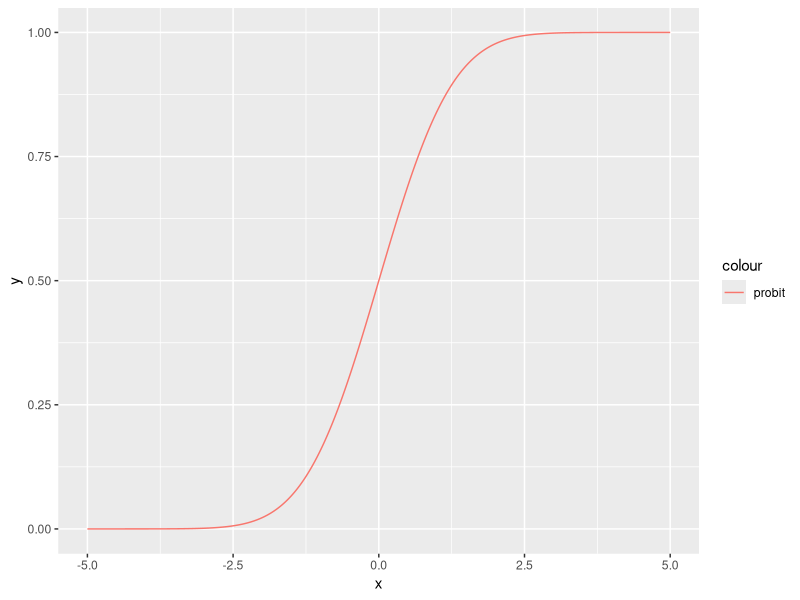
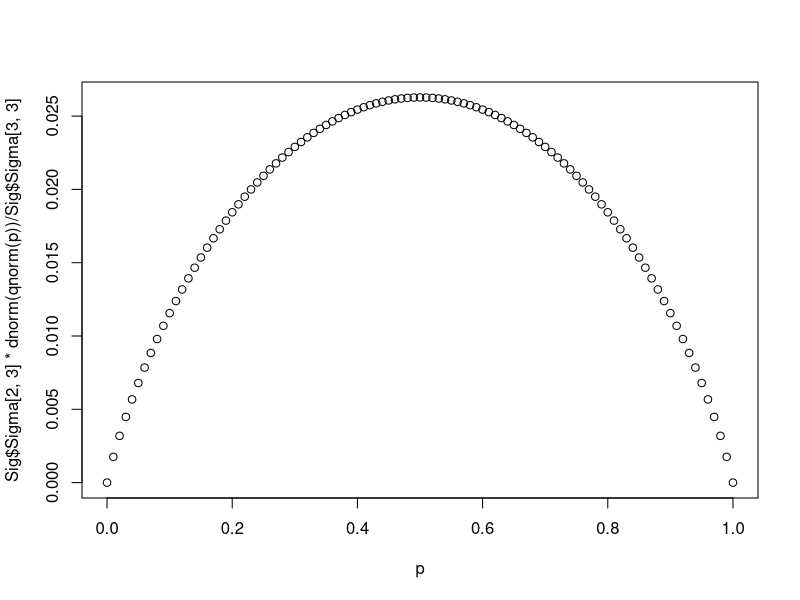
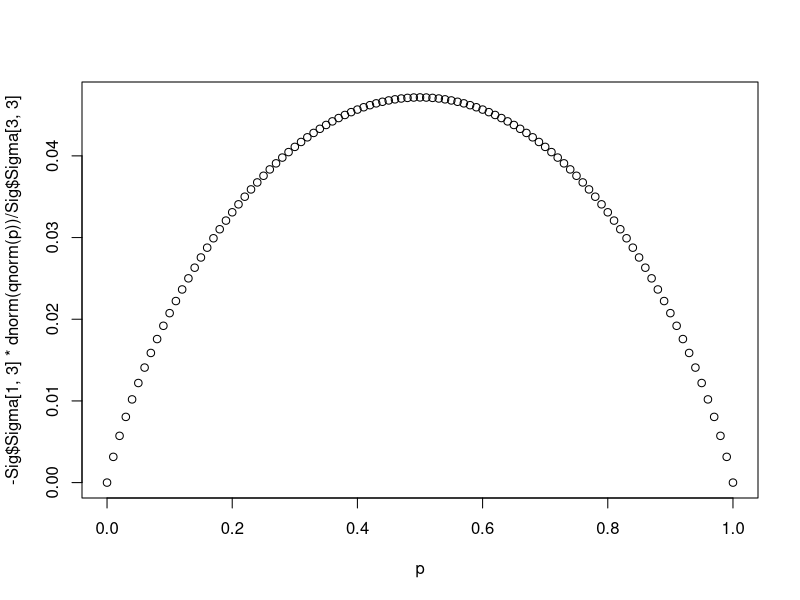
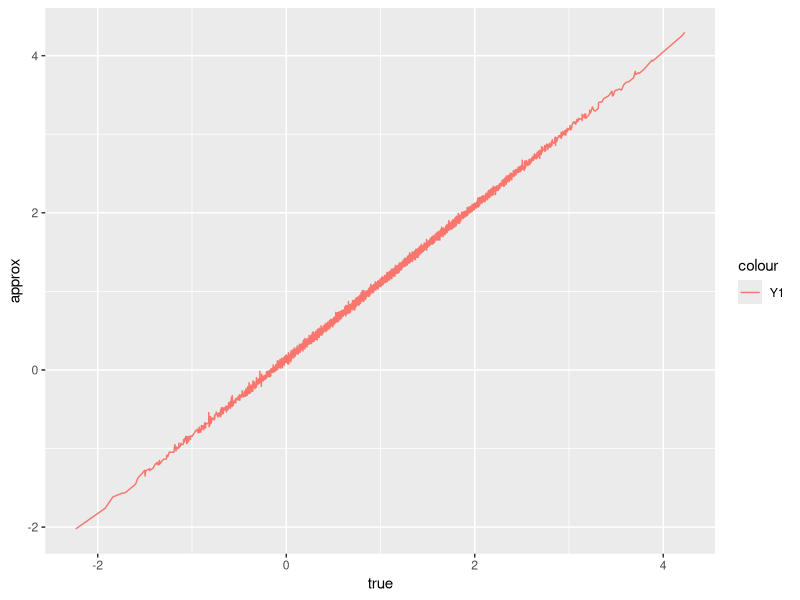
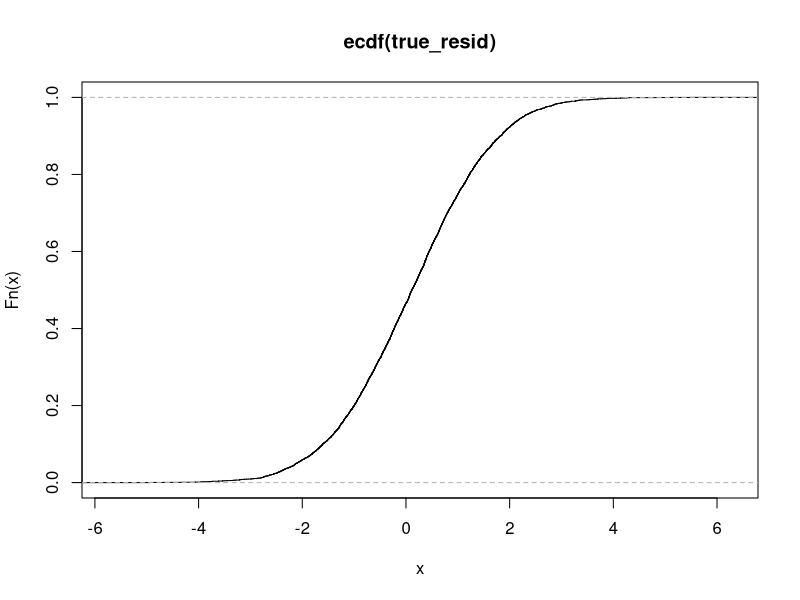
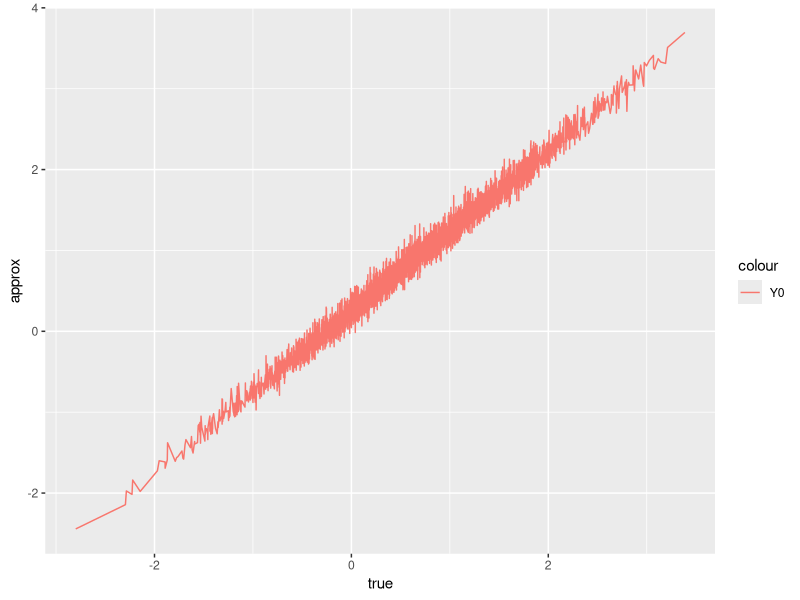

Source code (R) for these figures, in order:
# Toy model to understand more about negative weights
library(clusterGeneration)
library(ggplot2)
library(dplyr)
library(tidyr)
library(mvtnorm)

rm(list = ls())
gc()

############################## SIMPLEST CASE ##############################

# Binary D, Binary Z, binary X 
N <- 10000 #sample size
Z <- rbinom(N, 1, 1 / 2)
p <- 2 / 3 # Pr(X = 1)
X <- rbinom(N, 1, p)

a <- 0.1
PD1 <- X * (1 / 2 + a * (2 * Z - 1)) + 
  (1 - X) * (1 / 2 - a * (2 * Z - 1))
D <- rbinom(N, 1, PD1)

temp <- lm(D ~ X + Z)


# linear regression of D on Z, X should return a 
# coefficient of approximately a * 2 / 3 on Z

# constant treatment effect: estimates should be unbiased
tau <- 1
beta <- 1
# introduce an unobservable that is correlated with D
U <- 0.5 * D + rnorm(N)
Y <- X * beta + D * tau + U

# Binary D, Binary Z, X takes 3 values

# Pr(Z = 1) = Pr(Z = 0) = 1 / 2
# Pr(X = -1) = Pr(X = 0) = Pr(X = 1) =  1 / 3
# Z is positively related with D for X = 1, -1 
# Z is negatively related with D for X = 0
# Pr(D = 1|X = 1) = Pr(D = 1|X = -1) =  1 / 2 + a
# Pr(D = 1|X = 0) = 1 / 2 - a
# with a > 0

N <- 10000 #sample size
Z <- rbinom(N, 1, 1 / 2)
X <- rbinom(N, 1, 1 / 2)
# X <- sample(x = c(-1, 0, 1),
#             size = N,
#             replace = T,
#             prob = rep(1 / 3, 3))
a <- 0.1
ind <- as.numeric(X == 0)
p <- 1 / 2 + (1 - ind) * a * (2 * Z - 1) + ind * a * (1 - 2 * Z)
D <- rbinom(N, 1, p)

# linear regression of D on Z, X should return a 
# coefficient of approximately a * 2 / 3 on Z

# constant treatment effect: estimates should be unbiased
tau <- 1
beta <- 1
# introduce an unobservable that is correlated with D
U <- 0.5 * D + rnorm(N)
Y <- X * beta + D * tau + U

summary(lm(D ~ X + Z))
D_hat <- lm(D ~ X + Z)$fitted.values
iv <- lm(Y ~ X + D_hat)
summary(iv)

# heterogeneous treatment effect: estimates should be unbiased 
# as long as we are `right' enough
# tau is now a vector containing treatment effects for the 
# cases X = 0, X = 1
# we should be OK as long as the treatment effect for X = 1 is larger
tau <- c(1, 0, 1)

ind_0 <- as.numeric(X == 0)
ind_1 <- as.numeric(X == 1)
ind_2 <- 1 - ind_0 - ind_1

Y <-  X * beta + D * (tau[1] * ind_2 + tau[2] * ind_0 + tau[3] * ind_1) + U
iv <- lm(Y ~ X + D_hat)
summary(iv)


# generic specifications
N <- 10000
K_x <- 3 # number of controls
# correlation matrix
Sig <- genPositiveDefMat(K_x)

# Outcome equations
a_0 <- runif(1, 0, 1)
a_1 <- runif(1, 0, 1)
B_0 <- runif(K_x, 0, 1)
B_1 <- runif(K_x, 0, 1)

# Probit
g_0 <- runif(1, 0, 1)
g_1 <- runif(1, 0, 1)
g_x <- runif(K_x, 0, 1)

# Probit plot
temp <- data.frame(x = seq(-5, 5, length.out = 1001))
temp$y <- pnorm(temp$x)
temp %>% ggplot() + 
  geom_line(aes(x = x, y = y, col = "probit"))

# Generate data
# for now assume normally distributed X and independent Z
X <- matrix(rnorm(N * K_x), N, K_x)
Z <- rbinom(N, 1, 0.5)
index <- X %*% as.matrix(g_x, K_x, 1) + Z * g_1 + (1 - Z) * g_0
p_score <- pnorm(index)
# generate (U(0), U(1), V)
U <- rmvnorm(N, sigma = Sig$Sigma)
D <- as.numeric(index + U[, 3] > 0)
Y_0 <- a_0 + X %*% as.matrix(B_0, K_x, 1) + U[, 1]
Y_1 <- a_1 + X %*% as.matrix(B_1, K_x, 1) + U[, 2]
Y <- D * Y_1 + (1 - D) * Y_0

# True Expectations
E_Y_1 <- a_1 + X %*% as.matrix(B_1, K_x, 1) + 
  Sig$Sigma[2, 3] * dnorm(index)/ Sig$Sigma[3, 3]
E_Y_0 <- a_0 + X %*% as.matrix(B_0, K_x, 1) - 
  Sig$Sigma[1, 3] * dnorm(index)/ Sig$Sigma[3, 3]

# Plot of E[U_1|U_D < p(X,Z)]
p <- seq(0, 1, length.out = 101)
plot(p, Sig$Sigma[2, 3] * dnorm(qnorm(p))/ Sig$Sigma[3, 3])
plot(p, -Sig$Sigma[1, 3] * dnorm(qnorm(p))/ Sig$Sigma[3, 3])


# Linearized propensity score
p_lin <- lm(D ~ X + Z)
approx_error <- p_score - p_lin$fitted.values
temp <- ecdf(p_lin$residuals)

true_resid <- D - p_score
temp_2 <- ecdf(true_resid)

# Linearized E[Y(0)|X,Z,D = 0] and E[Y(1)|X,Z,D = 1]
data <- data.frame(Y = Y, D = D, Z = Z)
data <- cbind(data, X)
names(data)[4:(3 + K_x)] <- paste0("X", 1:K_x)

lin_E_Y0 <- 
  lm(as.formula(paste0("Y ~ Z + ",
                       paste(paste0("X", 1:K_x), collapse = " + "))),
     data = data[data$D == 0, ])

lin_E_Y1 <- 
  lm(as.formula(paste0("Y ~ Z + ",
                       paste(paste0("X", 1:K_x), collapse = " + "))),
     data = data[data$D == 1, ])

# comparison
temp_Y1 <- data.frame(true = E_Y_1[D == 1], approx = lin_E_Y1$fitted.values)
temp_Y1 %>% ggplot() + 
  geom_line(aes(x = true, y = approx, col = "Y1"))

true_resid <- (Y_1 - E_Y_1)[D == 1]
plot(ecdf(true_resid))

temp_Y0 <- data.frame(true = E_Y_0[D == 0], approx = lin_E_Y0$fitted.values)
temp_Y0 %>% ggplot() + 
  geom_line(aes(x = true, y = approx, col = "Y0"))
